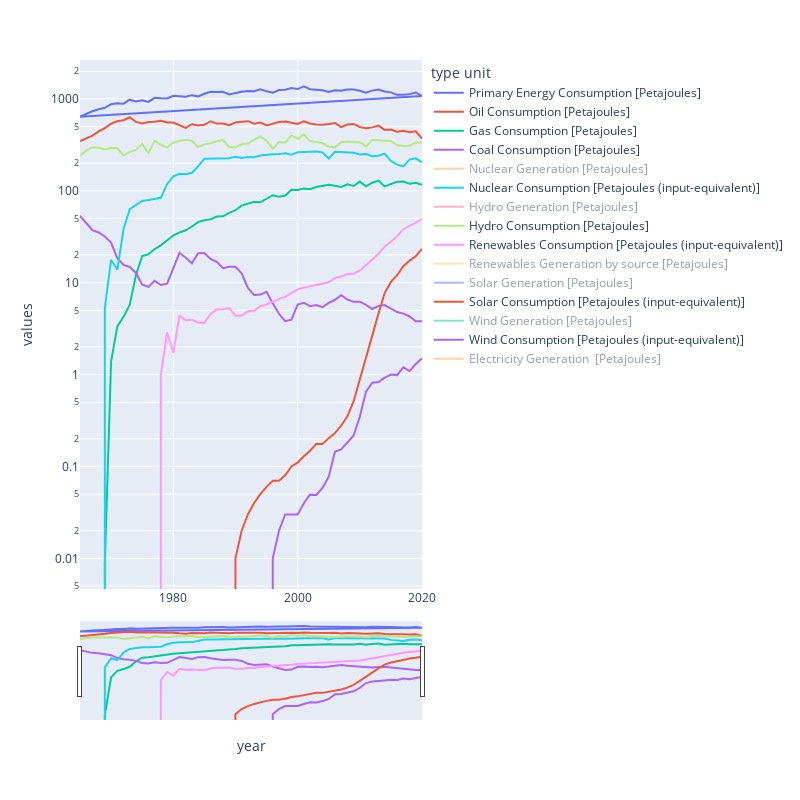

The notebook cell saved with this chart:
### Code cell
import plotly.express as px

fig = px.line(df, x="year", y="values", color='type unit',
                 width=800, height=800)
fig.update_layout(yaxis_type="log",
    xaxis = {
        'rangeslider': {
            'visible': True
        },
    }
)
fig.show()

### Figure 1 — Plotly figure (JSON) as saved in the notebook; plotly's stock layout.template omitted (floating-point values rounded to 4 significant figures)
{"data": [{"hovertemplate": "type unit=Primary Energy Consumption [Petajoules]<br>year=%{x}<br>values=%{y}<extra></extra>", "legendgroup": "Primary Energy Consumption [Petajoules]", "line": {"color": "#636efa", "dash": "solid"}, "marker": {"symbol": "circle"}, "mode": "lines", "name": "Primary Energy Consumption [Petajoules]", "orientation": "v", "showlegend": true, "type": "scatter", "visible": true, "x": [1965, 1966, 1967, 1968, 1969, 1970, 1971, 1972, 1973, 1974, 1975, 1976, 1977, 1978, 1979, 1980, 1981, 1982, 1983, 1984, 1985, 1986, 1987, 1988, 1989, 1990, 1991, 1992, 1993, 1994, 1995, 1996, 1997, 1998, 1999, 2000, 2001, 2002, 2003, 2004, 2005, 2006, 2007, 2008, 2009, 2010, 2011, 2012, 2013, 2014, 2015, 2016, 2017, 2018, 2019, 2020, 1965, 1966, 1967, 1968, 1969, 1970, 1971, 1972, 1973, 1974, 1975, 1976, 1977, 1978, 1979, 1980, 1981, 1982, 1983, 1984, 1985, 1986, 1987, 1988, 1989, 1990, 1991, 1992, 1993, 1994, 1995, 1996, 1997, 1998, 1999, 2000, 2001, 2002, 2003, 2004, 2005, 2006, 2007, 2008, 2009, 2010, 2011, 2012, 2013, 2014, 2015, 2016, 2017, 2018, 2019, 2020], "xaxis": "x", "y": [641.3, 688.2, 734.7, 772.9, 800.9, 877.4, 898.5, 887.4, 981.0, 936.1, 969.5, 928.9, 1028.0, 1014.0, 1011.0, 1081.0, 1078.0, 1056.0, 1099.0, 1067.0, 1140.0, 1197.0, 1188.0, 1197.0, 1121.0, 1169.0, 1200.0, 1219.0, 1215.0, 1275.0, 1210.0, 1171.0, 1251.0, 1258.0, 1312.0, 1281.0, 1367.0, 1274.0, 1261.0, 1243.0, 1193.0, 1242.0, 1225.0, 1266.0, 1263.0, 1229.0, 1167.0, 1232.0, 1264.0, 1205.0, 1178.0, 1109.0, 1111.0, 1128.0, 1176.0, 1078.0, 641.3, 688.2, 734.7, 772.9, 800.9, 877.4, 898.5, 887.4, 981.0, 936.1, 969.5, 928.9, 1028.0, 1014.0, 1011.0, 1081.0, 1078.0, 1056.0, 1099.0, 1067.0, 1140.0, 1197.0, 1188.0, 1197.0, 1121.0, 1169.0, 1200.0, 1219.0, 1215.0, 1275.0, 1210.0, 1171.0, 1251.0, 1258.0, 1312.0, 1281.0, 1367.0, 1274.0, 1261.0, 1243.0, 1193.0, 1242.0, 1225.0, 1266.0, 1263.0, 1229.0, 1167.0, 1232.0, 1264.0, 1205.0, 1178.0, 1109.0, 1111.0, 1128.0, 1176.0, 1078.0], "yaxis": "y"}, {"hovertemplate": "type unit=Oil Consumption [Petajoules]<br>year=%{x}<br>values=%{y}<extra></extra>", "legendgroup": "Oil Consumption [Petajoules]", "line": {"color": "#EF553B", "dash": "solid"}, "marker": {"symbol": "circle"}, "mode": "lines", "name": "Oil Consumption [Petajoules]", "orientation": "v", "showlegend": true, "type": "scatter", "visible": true, "x": [1965, 1966, 1967, 1968, 1969, 1970, 1971, 1972, 1973, 1974, 1975, 1976, 1977, 1978, 1979, 1980, 1981, 1982, 1983, 1984, 1985, 1986, 1987, 1988, 1989, 1990, 1991, 1992, 1993, 1994, 1995, 1996, 1997, 1998, 1999, 2000, 2001, 2002, 2003, 2004, 2005, 2006, 2007, 2008, 2009, 2010, 2011, 2012, 2013, 2014, 2015, 2016, 2017, 2018, 2019, 2020], "xaxis": "x", "y": [347.0, 368.9, 399.0, 442.6, 481.3, 539.3, 572.3, 586.8, 631.5, 562.0, 540.4, 561.7, 564.6, 578.9, 554.9, 554.5, 513.1, 484.8, 530.4, 513.5, 522.5, 571.9, 538.7, 540.2, 518.4, 555.5, 565.0, 572.9, 536.8, 554.8, 514.1, 532.5, 560.3, 567.2, 550.3, 533.8, 571.3, 541.5, 527.0, 524.4, 533.9, 547.2, 493.6, 526.1, 534.4, 496.0, 481.1, 490.1, 513.0, 459.9, 465.6, 440.0, 450.9, 434.6, 444.2, 369.4], "yaxis": "y"}, {"hovertemplate": "type unit=Gas Consumption [Petajoules]<br>year=%{x}<br>values=%{y}<extra></extra>", "legendgroup": "Gas Consumption [Petajoules]", "line": {"color": "#00cc96", "dash": "solid"}, "marker": {"symbol": "circle"}, "mode": "lines", "name": "Gas Consumption [Petajoules]", "orientation": "v", "showlegend": true, "type": "scatter", "visible": true, "x": [1965, 1966, 1967, 1968, 1969, 1970, 1971, 1972, 1973, 1974, 1975, 1976, 1977, 1978, 1979, 1980, 1981, 1982, 1983, 1984, 1985, 1986, 1987, 1988, 1989, 1990, 1991, 1992, 1993, 1994, 1995, 1996, 1997, 1998, 1999, 2000, 2001, 2002, 2003, 2004, 2005, 2006, 2007, 2008, 2009, 2010, 2011, 2012, 2013, 2014, 2015, 2016, 2017, 2018, 2019, 2020], "xaxis": "x", "y": [0, 0, 0, 0, 0.009, 1.386, 3.348, 4.248, 5.751, 12.11, 19.51, 20.37, 23.26, 25.52, 28.62, 32.65, 35.23, 37.21, 40.91, 45.62, 47.76, 48.91, 52.44, 52.81, 57.44, 61.48, 69.01, 72.54, 76.1, 75.07, 82.73, 89.55, 86.45, 88.99, 102.5, 101.9, 106.0, 104.1, 110.0, 113.5, 116.5, 113.3, 110.3, 117.5, 112.8, 126.0, 111.8, 122.5, 129.0, 111.8, 119.4, 125.5, 126.0, 119.5, 122.6, 116.3], "yaxis": "y"}, {"hovertemplate": "type unit=Coal Consumption [Petajoules]<br>year=%{x}<br>values=%{y}<extra></extra>", "legendgroup": "Coal Consumption [Petajoules]", "line": {"color": "#ab63fa", "dash": "solid"}, "marker": {"symbol": "circle"}, "mode": "lines", "name": "Coal Consumption [Petajoules]", "orientation": "v", "showlegend": true, "type": "scatter", "visible": true, "x": [1965, 1966, 1967, 1968, 1969, 1970, 1971, 1972, 1973, 1974, 1975, 1976, 1977, 1978, 1979, 1980, 1981, 1982, 1983, 1984, 1985, 1986, 1987, 1988, 1989, 1990, 1991, 1992, 1993, 1994, 1995, 1996, 1997, 1998, 1999, 2000, 2001, 2002, 2003, 2004, 2005, 2006, 2007, 2008, 2009, 2010, 2011, 2012, 2013, 2014, 2015, 2016, 2017, 2018, 2019, 2020], "xaxis": "x", "y": [53.4, 44.15, 37.24, 35.2, 31.84, 27.32, 18.45, 15.61, 14.82, 12.78, 9.58, 9, 10.5, 9.45, 9.77, 14.3, 21.15, 18.71, 16.33, 20.98, 21.07, 18.13, 16.87, 14.4, 14.89, 14.89, 12.65, 8.76, 7.34, 7.43, 7.97, 5.96, 4.59, 3.81, 3.96, 5.77, 6.03, 5.56, 5.71, 5.42, 6.04, 6.52, 7.3, 6.56, 6.19, 6.21, 5.74, 5.17, 5.57, 5.7, 5.21, 4.79, 4.61, 4.29, 3.81, 3.81], "yaxis": "y"}, {"hovertemplate": "type unit=Nuclear Generation [Petajoules]<br>year=%{x}<br>values=%{y}<extra></extra>", "legendgroup": "Nuclear Generation [Petajoules]", "line": {"color": "#FFA15A", "dash": "solid"}, "marker": {"symbol": "circle"}, "mode": "lines", "name": "Nuclear Generation [Petajoules]", "orientation": "v", "showlegend": true, "type": "scatter", "visible": "legendonly", "x": [1965, 1966, 1967, 1968, 1969, 1970, 1971, 1972, 1973, 1974, 1975, 1976, 1977, 1978, 1979, 1980, 1981, 1982, 1983, 1984, 1985, 1986, 1987, 1988, 1989, 1990, 1991, 1992, 1993, 1994, 1995, 1996, 1997, 1998, 1999, 2000, 2001, 2002, 2003, 2004, 2005, 2006, 2007, 2008, 2009, 2010, 2011, 2012, 2013, 2014, 2015, 2016, 2017, 2018, 2019, 2020], "xaxis": "x", "y": [0, 0, 0, 0, 1.926, 6.358, 5.008, 13.82, 22.72, 25.44, 27.94, 28.58, 29.21, 30.22, 42.5, 51.65, 55.19, 54.48, 56.56, 66.38, 80.64, 80.73, 82.24, 81.48, 81.64, 84.5, 82.06, 83.83, 83.48, 87.1, 89.0, 89.88, 90.84, 92.34, 89.14, 94.54, 95.85, 97.36, 98.26, 96.37, 83.44, 99.45, 99.83, 99.03, 98.98, 95.51, 96.86, 92.25, 94.25, 99.93, 83.73, 76.68, 73.89, 87.89, 91.01, 82.76], "yaxis": "y"}, {"hovertemplate": "type unit=Nuclear Consumption [Petajoules (input-equivalent)]<br>year=%{x}<br>values=%{y}<extra></extra>", "legendgroup": "Nuclear Consumption [Petajoules (input-equivalent)]", "line": {"color": "#19d3f3", "dash": "solid"}, "marker": {"symbol": "circle"}, "mode": "lines", "name": "Nuclear Consumption [Petajoules (input-equivalent)]", "orientation": "v", "showlegend": true, "type": "scatter", "visible": true, "x": [1965, 1966, 1967, 1968, 1969, 1970, 1971, 1972, 1973, 1974, 1975, 1976, 1977, 1978, 1979, 1980, 1981, 1982, 1983, 1984, 1985, 1986, 1987, 1988, 1989, 1990, 1991, 1992, 1993, 1994, 1995, 1996, 1997, 1998, 1999, 2000, 2001, 2002, 2003, 2004, 2005, 2006, 2007, 2008, 2009, 2010, 2011, 2012, 2013, 2014, 2015, 2016, 2017, 2018, 2019, 2020], "xaxis": "x", "y": [0, 0, 0, 0, 5.35, 17.66, 13.91, 38.4, 63.1, 70.67, 77.61, 79.39, 81.14, 83.95, 118.0, 143.5, 153.3, 151.3, 157.1, 184.4, 224.0, 224.2, 228.4, 226.3, 226.8, 234.7, 227.9, 232.9, 231.9, 241.9, 247.2, 249.7, 252.3, 256.5, 247.6, 262.6, 264.5, 267.0, 267.7, 260.9, 224.5, 265.8, 265.2, 261.4, 259.7, 249.0, 251.0, 237.6, 241.3, 254.3, 211.8, 192.8, 184.7, 218.4, 225.4, 204.2], "yaxis": "y"}, {"hovertemplate": "type unit=Hydro Generation [Petajoules]<br>year=%{x}<br>values=%{y}<extra></extra>", "legendgroup": "Hydro Generation [Petajoules]", "line": {"color": "#FF6692", "dash": "solid"}, "marker": {"symbol": "circle"}, "mode": "lines", "name": "Hydro Generation [Petajoules]", "orientation": "v", "showlegend": true, "type": "scatter", "visible": "legendonly", "x": [1965, 1966, 1967, 1968, 1969, 1970, 1971, 1972, 1973, 1974, 1975, 1976, 1977, 1978, 1979, 1980, 1981, 1982, 1983, 1984, 1985, 1986, 1987, 1988, 1989, 1990, 1991, 1992, 1993, 1994, 1995, 1996, 1997, 1998, 1999, 2000, 2001, 2002, 2003, 2004, 2005, 2006, 2007, 2008, 2009, 2010, 2011, 2012, 2013, 2014, 2015, 2016, 2017, 2018, 2019, 2020], "xaxis": "x", "y": [86.75, 99.07, 107.5, 106.3, 101.7, 105.0, 104.6, 87.24, 95.71, 100.3, 116.0, 93.06, 125.6, 113.6, 106.9, 120.4, 126.5, 129.5, 126.2, 107.6, 115.4, 118.5, 124.8, 128.9, 107.2, 107.3, 115.5, 117.7, 128.8, 140.7, 126.6, 103.5, 122.6, 120.5, 144.0, 132.6, 148.8, 126.6, 125.2, 121.5, 112.4, 111.5, 126.9, 129.7, 128.6, 129.8, 116.6, 139.0, 138.5, 136.9, 137.7, 124.7, 122.7, 124.6, 135.5, 135.7], "yaxis": "y"}, {"hovertemplate": "type unit=Hydro Consumption [Petajoules]<br>year=%{x}<br>values=%{y}<extra></extra>", "legendgroup": "Hydro Consumption [Petajoules]", "line": {"color": "#B6E880", "dash": "solid"}, "marker": {"symbol": "circle"}, "mode": "lines", "name": "Hydro Consumption [Petajoules]", "orientation": "v", "showlegend": true, "type": "scatter", "visible": true, "x": [1965, 1966, 1967, 1968, 1969, 1970, 1971, 1972, 1973, 1974, 1975, 1976, 1977, 1978, 1979, 1980, 1981, 1982, 1983, 1984, 1985, 1986, 1987, 1988, 1989, 1990, 1991, 1992, 1993, 1994, 1995, 1996, 1997, 1998, 1999, 2000, 2001, 2002, 2003, 2004, 2005, 2006, 2007, 2008, 2009, 2010, 2011, 2012, 2013, 2014, 2015, 2016, 2017, 2018, 2019, 2020], "xaxis": "x", "y": [241.0, 275.2, 298.5, 295.2, 282.5, 291.7, 290.4, 242.3, 265.9, 278.5, 322.4, 258.5, 348.9, 315.6, 296.8, 334.5, 351.3, 359.7, 350.6, 298.9, 320.5, 329.1, 346.7, 358.0, 297.7, 298.0, 320.8, 327.0, 357.8, 390.7, 351.7, 287.5, 340.5, 334.8, 400.1, 368.4, 410.5, 347.2, 341.0, 328.9, 302.4, 297.9, 337.1, 342.5, 337.4, 338.5, 302.2, 358.0, 354.5, 348.5, 348.5, 313.5, 306.9, 309.7, 335.5, 334.8], "yaxis": "y"}, {"hovertemplate": "type unit=Renewables Consumption [Petajoules (input-equivalent)]<br>year=%{x}<br>values=%{y}<extra></extra>", "legendgroup": "Renewables Consumption [Petajoules (input-equivalent)]", "line": {"color": "#FF97FF", "dash": "solid"}, "marker": {"symbol": "circle"}, "mode": "lines", "name": "Renewables Consumption [Petajoules (input-equivalent)]", "orientation": "v", "showlegend": true, "type": "scatter", "visible": true, "x": [1965, 1966, 1967, 1968, 1969, 1970, 1971, 1972, 1973, 1974, 1975, 1976, 1977, 1978, 1979, 1980, 1981, 1982, 1983, 1984, 1985, 1986, 1987, 1988, 1989, 1990, 1991, 1992, 1993, 1994, 1995, 1996, 1997, 1998, 1999, 2000, 2001, 2002, 2003, 2004, 2005, 2006, 2007, 2008, 2009, 2010, 2011, 2012, 2013, 2014, 2015, 2016, 2017, 2018, 2019, 2020], "xaxis": "x", "y": [0, 0, 0, 0, 0, 0, 0, 0, 0, 0, 0, 0, 0, 0.98, 2.87, 1.73, 4.36, 3.9, 3.96, 3.69, 3.65, 4.58, 5.11, 5.13, 5.29, 4.39, 4.38, 4.88, 4.95, 5.55, 5.8, 6.22, 6.67, 7, 7.62, 8.47, 8.872, 9.17, 9.347, 9.687, 10.12, 11.3, 11.7, 12.4, 12.55, 13.5, 15.5, 18.15, 20.69, 24.85, 27.86, 32.02, 38.21, 41.53, 44.81, 49.43], "yaxis": "y"}, {"hovertemplate": "type unit=Renewables Generation by source [Petajoules]<br>year=%{x}<br>values=%{y}<extra></extra>", "legendgroup": "Renewables Generation by source [Petajoules]", "line": {"color": "#FECB52", "dash": "solid"}, "marker": {"symbol": "circle"}, "mode": "lines", "name": "Renewables Generation by source [Petajoules]", "orientation": "v", "showlegend": true, "type": "scatter", "visible": "legendonly", "x": ["Wind", "Solar", "Other renewables*"], "xaxis": "x", "y": [0.5256, 7.841, 6.703], "yaxis": "y"}, {"hovertemplate": "type unit=Solar Generation [Petajoules]<br>year=%{x}<br>values=%{y}<extra></extra>", "legendgroup": "Solar Generation [Petajoules]", "line": {"color": "#636efa", "dash": "solid"}, "marker": {"symbol": "circle"}, "mode": "lines", "name": "Solar Generation [Petajoules]", "orientation": "v", "showlegend": true, "type": "scatter", "visible": "legendonly", "x": [1965, 1966, 1967, 1968, 1969, 1970, 1971, 1972, 1973, 1974, 1975, 1976, 1977, 1978, 1979, 1980, 1981, 1982, 1983, 1984, 1985, 1986, 1987, 1988, 1989, 1990, 1991, 1992, 1993, 1994, 1995, 1996, 1997, 1998, 1999, 2000, 2001, 2002, 2003, 2004, 2005, 2006, 2007, 2008, 2009, 2010, 2011, 2012, 2013, 2014, 2015, 2016, 2017, 2018, 2019, 2020], "xaxis": "x", "y": [0, 0, 0, 0, 0, 0, 0, 0, 0, 0, 0, 0, 0, 0, 0, 0, 0, 0, 0, 0, 0, 0, 0, 0, 0, 0.0036, 0.0072, 0.0108, 0.0144, 0.018, 0.0216, 0.0252, 0.0252, 0.0288, 0.036, 0.0396, 0.0468, 0.054, 0.0648, 0.0648, 0.0756, 0.0864, 0.1044, 0.1332, 0.1944, 0.3384, 0.6048, 1.076, 1.8, 3.031, 4.028, 4.799, 6.059, 7.002, 7.841, 9.444], "yaxis": "y"}, {"hovertemplate": "type unit=Solar Consumption [Petajoules (input-equivalent)]<br>year=%{x}<br>values=%{y}<extra></extra>", "legendgroup": "Solar Consumption [Petajoules (input-equivalent)]", "line": {"color": "#EF553B", "dash": "solid"}, "marker": {"symbol": "circle"}, "mode": "lines", "name": "Solar Consumption [Petajoules (input-equivalent)]", "orientation": "v", "showlegend": true, "type": "scatter", "x": [1965, 1966, 1967, 1968, 1969, 1970, 1971, 1972, 1973, 1974, 1975, 1976, 1977, 1978, 1979, 1980, 1981, 1982, 1983, 1984, 1985, 1986, 1987, 1988, 1989, 1990, 1991, 1992, 1993, 1994, 1995, 1996, 1997, 1998, 1999, 2000, 2001, 2002, 2003, 2004, 2005, 2006, 2007, 2008, 2009, 2010, 2011, 2012, 2013, 2014, 2015, 2016, 2017, 2018, 2019, 2020], "xaxis": "x", "y": [0, 0, 0, 0, 0, 0, 0, 0, 0, 0, 0, 0, 0, 0, 0, 0, 0, 0, 0, 0, 0, 0, 0, 0, 0, 0.01, 0.02, 0.03, 0.04, 0.05, 0.06, 0.07, 0.07, 0.08, 0.1, 0.11, 0.1292, 0.1481, 0.1765, 0.1754, 0.2034, 0.2309, 0.2773, 0.3516, 0.51, 0.8823, 1.567, 2.773, 4.608, 7.714, 10.19, 12.07, 15.15, 17.4, 19.42, 23.3], "yaxis": "y"}, {"hovertemplate": "type unit=Wind Generation [Petajoules]<br>year=%{x}<br>values=%{y}<extra></extra>", "legendgroup": "Wind Generation [Petajoules]", "line": {"color": "#00cc96", "dash": "solid"}, "marker": {"symbol": "circle"}, "mode": "lines", "name": "Wind Generation [Petajoules]", "orientation": "v", "showlegend": true, "type": "scatter", "visible": "legendonly", "x": [1965, 1966, 1967, 1968, 1969, 1970, 1971, 1972, 1973, 1974, 1975, 1976, 1977, 1978, 1979, 1980, 1981, 1982, 1983, 1984, 1985, 1986, 1987, 1988, 1989, 1990, 1991, 1992, 1993, 1994, 1995, 1996, 1997, 1998, 1999, 2000, 2001, 2002, 2003, 2004, 2005, 2006, 2007, 2008, 2009, 2010, 2011, 2012, 2013, 2014, 2015, 2016, 2017, 2018, 2019, 2020], "xaxis": "x", "y": [0, 0, 0, 0, 0, 0, 0, 0, 0, 0, 0, 0, 0, 0, 0, 0, 0, 0, 0, 0, 0, 0, 0, 0, 0, 0, 0, 0, 0, 0, 0, 0.0036, 0.0072, 0.0108, 0.0108, 0.0108, 0.0144, 0.018, 0.018, 0.0216, 0.0288, 0.054, 0.0576, 0.0684, 0.0828, 0.1332, 0.252, 0.3168, 0.324, 0.3636, 0.396, 0.3924, 0.4788, 0.4392, 0.5256, 0.6097], "yaxis": "y"}, {"hovertemplate": "type unit=Wind Consumption [Petajoules (input-equivalent)]<br>year=%{x}<br>values=%{y}<extra></extra>", "legendgroup": "Wind Consumption [Petajoules (input-equivalent)]", "line": {"color": "#ab63fa", "dash": "solid"}, "marker": {"symbol": "circle"}, "mode": "lines", "name": "Wind Consumption [Petajoules (input-equivalent)]", "orientation": "v", "showlegend": true, "type": "scatter", "x": [1965, 1966, 1967, 1968, 1969, 1970, 1971, 1972, 1973, 1974, 1975, 1976, 1977, 1978, 1979, 1980, 1981, 1982, 1983, 1984, 1985, 1986, 1987, 1988, 1989, 1990, 1991, 1992, 1993, 1994, 1995, 1996, 1997, 1998, 1999, 2000, 2001, 2002, 2003, 2004, 2005, 2006, 2007, 2008, 2009, 2010, 2011, 2012, 2013, 2014, 2015, 2016, 2017, 2018, 2019, 2020], "xaxis": "x", "y": [0, 0, 0, 0, 0, 0, 0, 0, 0, 0, 0, 0, 0, 0, 0, 0, 0, 0, 0, 0, 0, 0, 0, 0, 0, 0, 0, 0, 0, 0, 0, 0.01, 0.02, 0.03, 0.03, 0.03, 0.03974, 0.04935, 0.04904, 0.05847, 0.07747, 0.1443, 0.153, 0.1806, 0.2172, 0.3473, 0.653, 0.816, 0.8295, 0.9253, 1.002, 0.9868, 1.197, 1.092, 1.301, 1.504], "yaxis": "y"}, {"hovertemplate": "type unit=Electricity Generation  [Petajoules]<br>year=%{x}<br>values=%{y}<extra></extra>", "legendgroup": "Electricity Generation  [Petajoules]", "line": {"color": "#FFA15A", "dash": "solid"}, "marker": {"symbol": "circle"}, "mode": "lines", "name": "Electricity Generation  [Petajoules]", "orientation": "v", "showlegend": true, "type": "scatter", "visible": "legendonly", "x": [1985, 1986, 1987, 1988, 1989, 1990, 1991, 1992, 1993, 1994, 1995, 1996, 1997, 1998, 1999, 2000, 2001, 2002, 2003, 2004, 2005, 2006, 2007, 2008, 2009, 2010, 2011, 2012, 2013, 2014, 2015, 2016, 2017, 2018, 2019, 2020], "xaxis": "x", "y": [202.8, 206.7, 215.0, 217.9, 196.6, 201.7, 209.0, 214.3, 221.6, 238.1, 226.3, 206.4, 226.4, 227.8, 247.0, 242.4, 260.1, 241.0, 241.9, 235.4, 214.1, 229.9, 243.8, 247.5, 245.8, 244.8, 233.4, 252.1, 253.4, 259.0, 238.6, 222.7, 222.6, 243.4, 259.4, 253.6], "yaxis": "y"}], "layout": {"height": 800, "legend": {"title": {"text": "type unit"}, "tracegroupgap": 0}, "margin": {"t": 60}, "width": 800, "xaxis": {"anchor": "y", "autorange": true, "domain": [0, 1], "range": [1965, 2020], "rangeslider": {"autorange": true, "range": [1965, 2020], "visible": true, "yaxis": {"_template": null, "rangemode": "match"}}, "title": {"text": "year"}, "type": "linear"}, "yaxis": {"anchor": "x", "autorange": true, "domain": [0, 1], "range": [-2.334, 3.424], "title": {"text": "values"}, "type": "log"}}}
